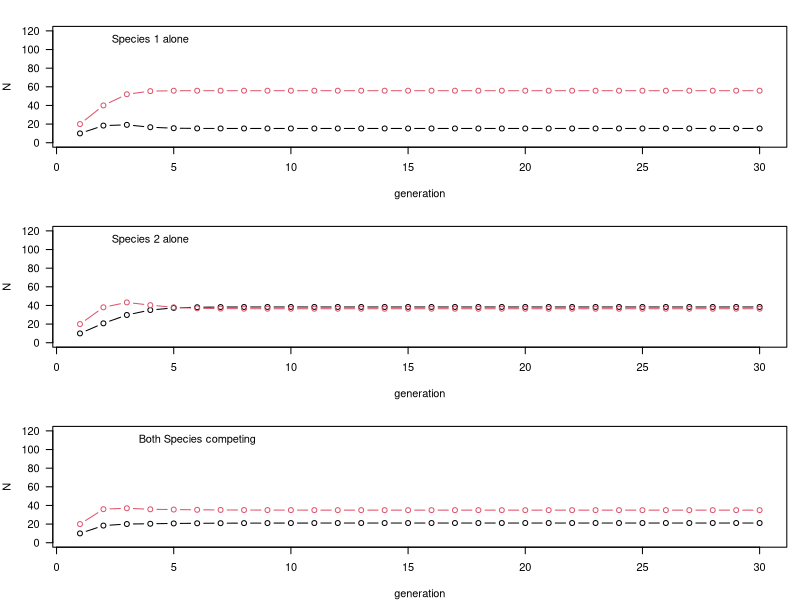
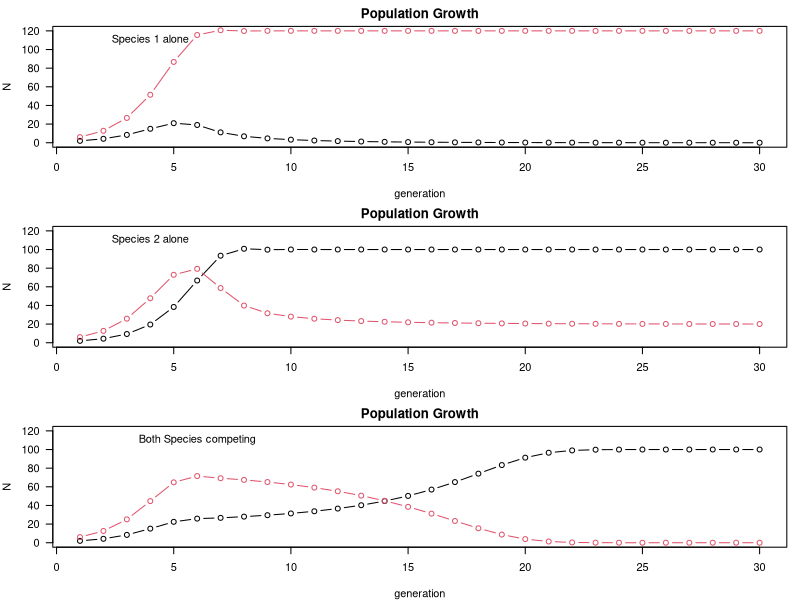

These charts were generated, in order, by the following R code: (Note: this script raises an error after producing the figures.)
pop.growth <- function(a12, a21) {
  num_gen <- 30
  generation <- 1:num_gen
  N1 <- rep(0, num_gen)
  N2 <- rep(0, num_gen)
  growth.rate <- 1.2 
  K1 <- 100
  K2 <- 120
  N1[1] <- 10
  N2[1] <- 20
  
  for (t in 1:(num_gen-1)) {
    N1[t+1] = N1[1] + (growth.rate * N1[t] * ((K1 - N1[t] - a12 * N2[t]) / K1))
    N2[t+1] = N2[1] + (growth.rate * N2[t] * ((K2 - N2[t] - a21 * N1[t]) / K2))
  }
  
  if (N1[1]>2) {
    plot(N1~generation, typ = "b", ylim = c(0, max(c(K1,K2))), ylab = "N")
  }  else {
    plot(N2~generation, typ = "b", ylim = c(0, max(c(K1,K2))), ylab = "N")
  }
  print(N2[1])
  if (N2[1]>0){
    lines(N2~generation,typ="b",col=2)}
  }

par(mar = c(4, 4, 2, 1), mfrow = c(3, 1), las = 1)

pop.growth(1,0)
text(4,110,"Species 1 alone")

pop.growth(0,1)
text(4,110,"Species 2 alone")

pop.growth(1,2)
text(6,110,"Both Species competing")












pop.growth <- function(a12, a21) {
  num_gen <- 30
  generation <- 1:num_gen
  N1 <- rep(0, num_gen)
  N2 <- rep(0, num_gen)
  growth.rate <- 1.2 
  K1 <- 100
  K2 <- 120
  N1[1] <- 2
  N2[1] <- 6
  
  for (t in 1:(num_gen - 1)) {
    N1[t + 1] <- N1[t] + (growth.rate * N1[t] * ((K1 - N1[t] - a12 * N2[t]) / K1))
    N2[t + 1] <- N2[t] + (growth.rate * N2[t] * ((K2 - N2[t] - a21 * N1[t]) / K2))
  }
  
  # Plot N1
  plot(N1 ~ generation, type = "b", ylim = c(0, max(K1, K2)), ylab = "N", main = "Population Growth")
  
  # Plot N2 on the same graph
  if (all(N2 > 0)) {
    lines(N2 ~ generation, type = "b", col = 2)
  }
  
  print(N2[1])  # Optional debug output
}

# Plot setup
par(mar = c(4, 4, 2, 1), mfrow = c(3, 1), las = 1)

pop.growth(1, 0)
text(4, 110, "Species 1 alone")

pop.growth(0, 1)
text(4, 110, "Species 2 alone")

pop.growth(1, 2)
text(6, 110, "Both Species competing")








pop.growth <- function(a12, a21) {
  num_gen <- 30
  generation <- 1:num_gen
  N1 <- rep(0, num_gen)
  N2 <- rep(0, num_gen)
  growth.rate <- 1.2 
  K1 <- 100
  K2 <- 120
  N1[1] <- 5
  N2[1] <- 5
  
  for (t in 1:(num_gen-1)) {
    N1[t+1] = N1[1] + (growth.rate*N1[t]*((K1-N1[t]-a12*N2[t])/K1))
    N2[t+1] = N2[1] + (growth.rate*N2[t]*((K2-N2[t]-a21*N1[t])/K2))
  }
  plot(N~generation, type = 'b', main = paste("Rate =", growth.rate))
}
pop.growth(1, 0)







# Function to model population growth based on competition coefficients
pop.growth <- function(a12, a21) {
  num_gen <- 30
  generation <- 1:num_gen
  N1 <- rep(0, num_gen)
  N2 <- rep(0, num_gen)
  growth.rate <- 1.2  # Common growth rate for both species
  K1 <- 100  # Carrying capacity for species 1
  K2 <- 120  # Carrying capacity for species 2
  
  # Initial population sizes
  N1[1] <- 10  # Starting value for species 1
  N2[1] <- 20  # Starting value for species 2
  
  # Loop to update population sizes over generations
  for (t in 1:(num_gen - 1)) {
    N1[t+1] <- N1[t] + (growth.rate * N1[t] * ((K1 - N1[t] - a12 * N2[t]) / K1))
    N2[t+1] <- N2[t] + (growth.rate * N2[t] * ((K2 - N2[t] - a21 * N1[t]) / K2))
    
    # Ensure populations do not fall below 0
    N1[t+1] <- max(0, N1[t+1])
    N2[t+1] <- max(0, N2[t+1])
  }
  
  # Plot the results
  plot(N1 ~ generation, type = "b", ylim = c(0, max(K1, K2)), ylab = "N", xlab = "Generation", col = "black", main = "")
  lines(N2 ~ generation, type = "b", col = "red")
}

# Set up the plotting space for three graphs in one column
par(mar = c(4, 4, 2, 1), mfrow = c(3, 1), las = 1)

# Run the function for different scenarios
pop.growth(1, 0)
text(4, 110, "Species 1 alone")

pop.growth(0, 1)
text(4, 110, "Species 2 alone")

pop.growth(1, 2)
text(6, 110, "Both Species competing")





# Function to model population growth based on competition coefficients
pop.growth <- function(a12, a21) {
  num_gen <- 30
  generation <- 1:num_gen
  N1 <- rep(0, num_gen)
  N2 <- rep(0, num_gen)
  growth.rate <- 1.2  # Common growth rate for both species
  K1 <- 100  # Carrying capacity for species 1
  K2 <- 120  # Carrying capacity for species 2
  
  # Initial population sizes
  N1[1] <- 10  # Starting value for species 1
  N2[1] <- 20  # Starting value for species 2
  
  # Loop to update population sizes over generations
  for (t in 1:(num_gen - 1)) {
    N1[t+1] <- N1[t] + (growth.rate * N1[t] * ((K1 - N1[t] - a12 * N2[t]) / K1))
    N2[t+1] <- N2[t] + (growth.rate * N2[t] * ((K2 - N2[t] - a21 * N1[t]) / K2))
    
    # Ensure populations do not fall below 0
    N1[t+1] <- max(0, N1[t+1])
    N2[t+1] <- max(0, N2[t+1])
  }
  
  # Plot the results
  plot(N1 ~ generation, type = "b", ylim = c(0, max(K1, K2)), ylab = "N", xlab = "Generation", col = "black", main = "")
  lines(N2 ~ generation, type = "b", col = "red")
}

# Set up the plotting space for three graphs in one column
par(mar = c(4, 4, 2, 1), mfrow = c(3, 1), las = 1)

# Run the function for different scenarios
pop.growth(1, 0)
text(4, 110, "Species 1 alone")

pop.growth(0, 1)
text(4, 110, "Species 2 alone")

pop.growth(1, 2)
text(6, 110, "Both Species competing")







pop.growth <- function(a12, a21) {
  num_gen <- 30
  generation <- 1:num_gen
  N1 <- rep(0, num_gen)
  N2 <- rep(0, num_gen)
  growth.rate <- 1.2 
  K1 <- 100
  K2 <- 120
  N1[1] <- 10
  N2[1] <- 20
  
  for (t in 1:(num_gen-1)) {
    N1[t+1] = N1[1] + (growth.rate*N1[t]*((K1-N1[t]-a12*N2[t])/K1))
    N2[t+1] = N2[1] + (growth.rate*N2[t]*((K2-N2[t]-a21*N1[t])/K2))
  }
  plot(N1~generation, typ = "b", ylim = c(0, max(c(K1,K2))), ylab = "N")
  lines(N2~generation, typ = "b", col = 2)
}

par(mar = c(4, 4, 2, 1), mfrow = c(3, 1), las = 1)

pop.growth(1,0)
text(4,110,"Species 1 alone")

pop.growth(0,1)
text(4,110,"Species 2 alone")

pop.growth(1,2)
text(6,110,"Both Species competing")










pop.growth <- function(a12, a21) {
  num_gen <- 30
  generation <- 1:num_gen
  N1 <- rep(0, num_gen)
  N2 <- rep(0, num_gen)
  growth.rate <- 1.2 
  K1 <- 100
  K2 <- 120
  N1[1] <- 5
  N2[1] <- 5
  
  for (t in 1:(num_gen-1)) {
    N1[t+1] = N1[t] + (growth.rate * N1[t] * ((K1 - N1[t] - a12 * N2[t]) / K1))
    N2[t+1] = N2[t] + (growth.rate * N2[t] * ((K2 - N2[t] - a21 * N1[t]) / K2))
  }
  
  # Plot for Species 1 alone
  plot(generation, N1, type = "o", col = "blue", ylim = c(0, max(N1, K1)), 
       xlab = "Generation", ylab = "Population Size", main = "Population Growth of Species 1 Alone")
  
  # Plot for Species 2 alone
  plot(generation, N2, type = "o", col = "red", ylim = c(0, max(N2, K2)), 
       xlab = "Generation", ylab = "Population Size", main = "Population Growth of Species 2 Alone")
  
  # Plot for both species in competition
  plot(generation, N1, type = "o", col = "blue", ylim = c(0, max(N1, N2, K1, K2)), 
       xlab = "Generation", ylab = "Population Size", main = "Competition Between Species 1 and 2")
  lines(generation, N2, type = "o", col = "red")
  legend("topright", legend = c("Species 1", "Species 2"), col = c("blue", "red"), lty = 1, pch = 1)
}

# Run the function with interaction coefficients for competition
pop.growth(a12 = 0.5, a21 = 1)  # Modify coefficients as needed for competition or no competition









#---------


pop.growth <- function(a12, a21) {
  num_gen <- 30
  generation <- 1:num_gen
  N1 <- rep(0, num_gen)
  N2 <- rep(0, num_gen)
  growth.rate <- 1.2 
  K1 <- 100
  K2 <- 120
  N1[1] <- 2
  N2[1] <- 2
  
  
  a12 = 0
  a21 = 0
 
   
  
  for (t in 1:(num_gen-1)) {
    N1[t+1] = N1[t] + growth.rate * N1[t] * (K1 - N1[t] - a12 * N2[t]) / K1
    N2[t+1] = N2[t] + growth.rate * N2[t] * (K2 - N2[t] - a21 * N1[t]) / K2
  }
  
  # Plot for Species 1 alone
  plot(generation, N1, type = "b", col = "blue", ylim = c(0, max(K1, K2)), 
       xlab = "Generation", ylab = "N", main = "Population Growth of Species 1 Alone")
  
  plot(generation, N2, type = "b", col = "blue", ylim = c(0, max(K1, K2)), 
       xlab = "Generation", ylab = "N", main = "Population Growth of Species 1 Alone")
  
  
  
  
  # Plot for Species 2 alone
  plot(generation, N2, type = "o", col = "red", ylim = c(0, max(N2, K2)), 
       xlab = "Generation", ylab = "Population Size", main = "Population Growth of Species 2 Alone")
  
  # Plot for both species in competition
  plot(generation, N1, type = "o", col = "blue", ylim = c(0, max(N1, N2, K1, K2)), 
       xlab = "Generation", ylab = "Population Size", main = "Competition Between Species 1 and 2")
  lines(generation, N2, type = "o", col = "red")
  legend("topright", legend = c("Species 1", "Species 2"), col = c("blue", "red"), lty = 1, pch = 1)
}

# Run the function with interaction coefficients for competition
pop.growth(a12 = 0.5, a21 = 1)  # Modify coefficients as needed for competition or no competition


#-------------
grow<-function(start_1, start_2){
  num_gen <- 30
  generation <- 1:num_gen
  N1 <- rep(0, num_gen)
  N2 <- rep(0, num_gen)
  growth.rate <- 1.2 
  K1 <- 100
  K2 <- 120
  a12<-0.8
  a21<-0.8
  N1[1]<-start_1
  N2[1]<-start_2
  for (t in 1:(num_gen-1)) {
    N1[t+1] = N1[t] + growth.rate * N1[t] * (K1 - N1[t] - a12 * N2[t]) / K1
    N2[t+1] = N2[t] + growth.rate * N2[t] * (K2 - N2[t] - a21 * N1[t]) / K2
  }
if (N1[1]>0){
  plot(N1~generation,typ="b",ylim=c(0,max(c(K1,K2))),ylab="N")
}  else {
  plot(N1~generation,typ="n",ylim=c(0,max(c(K1,K2))),ylab="N")
}
if (N2[1]>0){
  lines(N2~generation,typ="b",col=2)}
}

par(mar = c(4, 4, 2, 1), mfrow = c(3, 1), las = 1)

  grow(1,0)
  text(4,110,"Species 1 alone")
  
  grow(0,1)
  text(4,110,"Species 2 alone")
  
  grow(1,1)
  text(6,110,"Both Species competing")
  